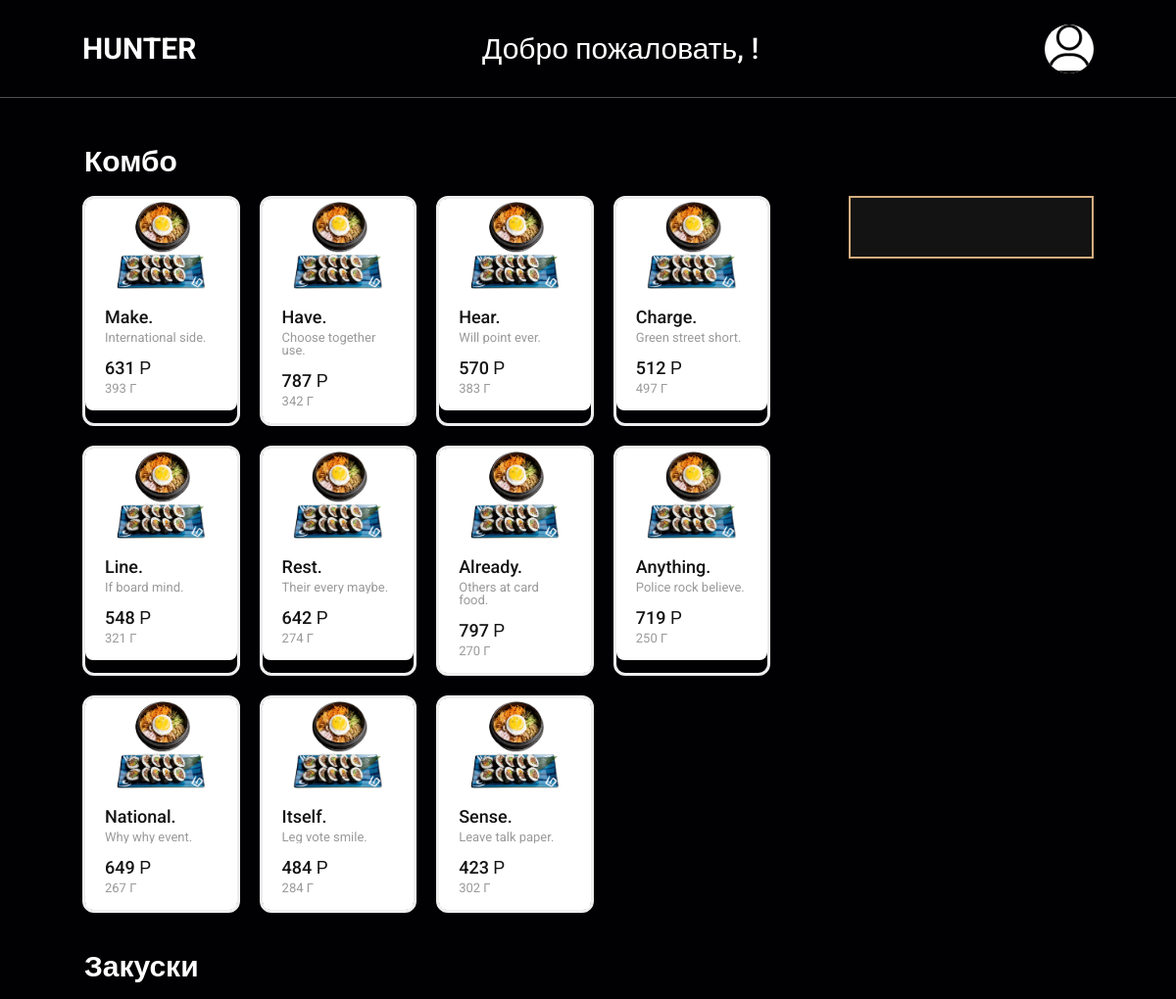
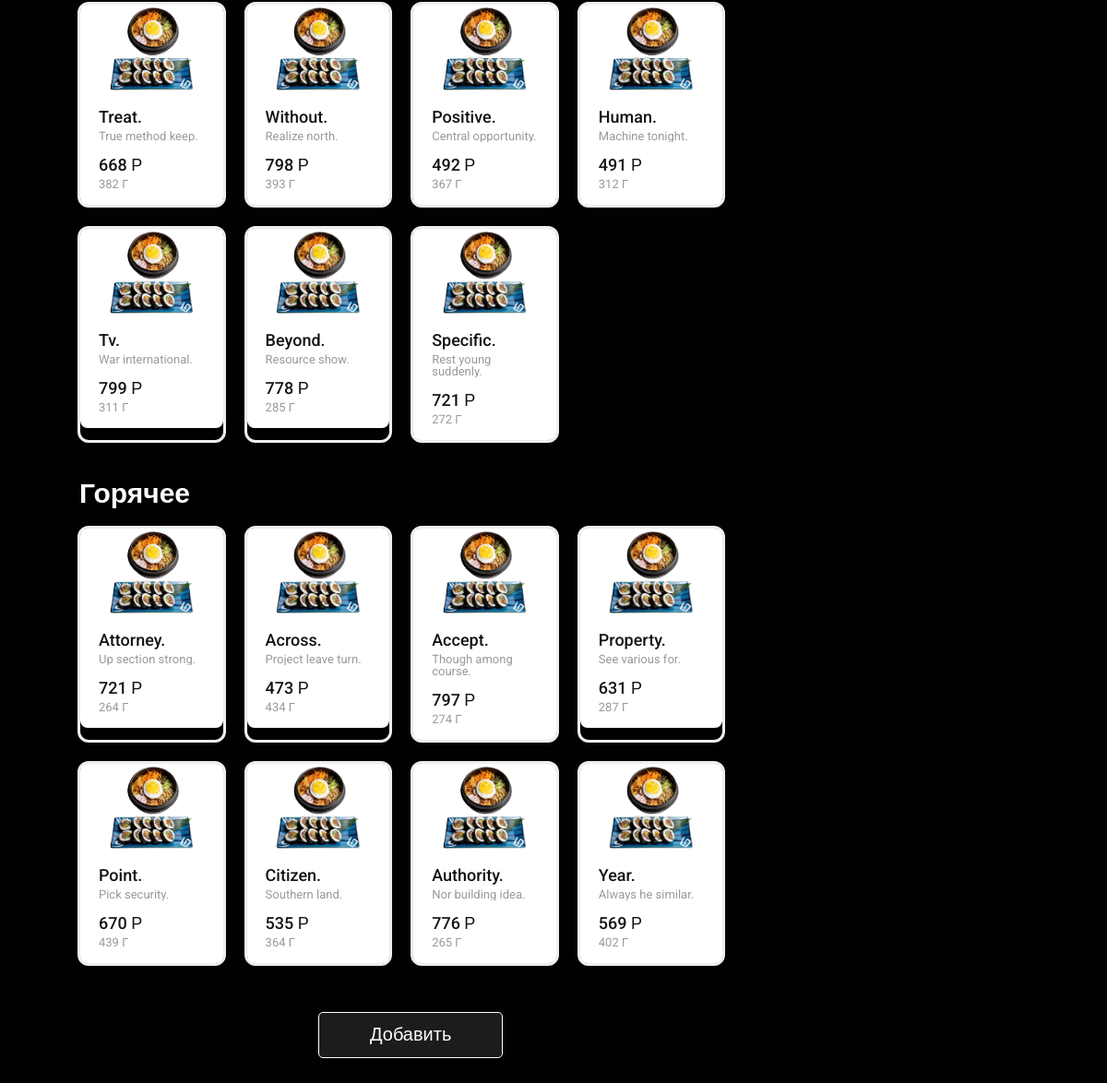
/main/Hunter/admin/menu, run on the app's committed database (2 pictures, top to bottom).
### app/models.py (models this page shows, shortened)
class Restaurant(models.Model):
    name = models.CharField(blank=False, max_length=32, default="")
    content = models.TextField(blank=False, max_length=200, default="")
    address = models.CharField(blank=False, max_length=50)
    phone_regex = RegexValidator(regex=r'^\+?[7,8]?[\s,-]?\(?\d{3}\)?[\s,-]?\d{3}[\s,-]?\d{2}[\s,-]?\d{2}$', message="Invalid format")
    phone = models.CharField(validators=[phone_regex], max_length=12, null=True)
    img = models.ImageField(null=True, blank=True, default="background.jpg", upload_to="restaurant_image/%Y/%M/%D")
    objects = RestaurantManager()

class Section(models.Model):
    SECTION_CHOICES = (
        ('Комбо', 'Комбо'),
        ('Закуски', 'Закуски'),
        ('Горячее', 'Горячее'),
    )
    menu = models.ForeignKey(
        Menu,
        on_delete=models.CASCADE,
        related_name='sections',
    )
    name = models.CharField(choices=SECTION_CHOICES, max_length=10, blank=False, default="")
    objects = SectionManager()

class Dish(models.Model):
    name = models.CharField(blank=False, max_length=32)
    content = models.TextField(blank=False, max_length=32)
    section = models.ForeignKey(
        Section,
        on_delete=models.CASCADE,
        related_name='dishes',
        default=""
    )
    price = models.IntegerField()
    weight = models.IntegerField()
    img = models.ImageField(null=True, blank=True, default="dish.webp", upload_to="dish_image/%Y/%M/%D")
    objects = DishManager()

### app/views.py (the view)
# urls.py: path("main/<str:restaurant_name>/admin/menu", views.restaurantAdminMenu, name="restaurantAdminMenu"),
def restaurantAdminMenu(request, restaurant_name):
    restaurant = models.Restaurant.objects.get_by_name(restaurant_name)[0]
    return render(request, "restaurant__admin-menu.html", context={"restaurant": restaurant})

### app/models.py (called while the page is built)
    def get_by_name(self, _name):
        return self.filter(name = _name)

### cart/context_proccesors.py (called while the page is built)
def cart(request):
    return {'cart': Cart(request).cart}

### templates/restaurant__admin-menu.html
{% extends 'layouts/restaurant__admin-base.html' %}
{% block content %}
<div class="fragment">
  <div class="menu">
    {% for section in restaurant.menu.sections.all %}
    {% include 'components/menu-group-admin-item.html' %}
    {% endfor %}
    <div class="list__edit">
      <a href="{% url 'restaurantAdminMenuAdd' restaurant_name=restaurant.name %}"><button class="btn-2">Добавить</button></a>
    </div>
  </div>
</div>
{% endblock %}

### templates/layouts/restaurant__admin-base.html (shortened to what this page needs)
{% load static %}
<!DOCTYPE html>
<html lang="ru">
<head>
  <link rel="stylesheet" href="https://cdnjs.cloudflare.com/ajax/libs/font-awesome/6.6.0/css/all.min.css">
  <link rel="stylesheet" href="{% static 'css/reset.css' %}"/>
  <link rel="stylesheet" href="{% static 'css/restaurant.css' %}"/>
</head>
<body>
  <header class="header">
    <a href="{% url 'restaurantIndex' restaurant_name=restaurant.name %}" class="logo">
      {{ restaurant.name }}
    </a>
    <h2 class="nav__title">Добро пожаловать, {{ user.username }}!</h2>
    <div class="icons">
      {% if user.is_authenticated and not request.user.is_superuser %}
      <img class="profile__icon" src="{{ request.user.profile.avatar.url }}" class="fas fa-user profile" id="prof-btn" onclick="toggleMenu()"></img>
      {% else %}
      <img class="profile__icon" src="{% static '/img/avatar.png' %}" class="fas fa-user profile" id="prof-btn" onclick="toggleMenu()"></img>
      {% endif %}
    </div>
  </header>
  <section class="main">
    {% block content %}
    {% endblock %}
    <div class="main__right">
      {% with request.resolver_match.url_name as url_name %}
      <nav class="main__right__nav">
      </nav>
      {% endwith %}
    </div>
  </section>
</body>
</html>

### templates/components/menu-group-admin-item.html
<div class="nav__anchor">
    <h2 class="menu__group-title">
      {{ section.name }}
    </h2>
    <div class="menu__group">
      {% for dish in section.dishes.all %}
      {% include 'components/dish-admin-item.html' %}
      {% endfor %}
    </div>
</div>

### templates/components/dish-admin-item.html
{% load static %}
<div class="dish dish-admin">
  <a href="{% url 'restaurantAdminMenuEdit' restaurant_name=restaurant.name dish_id=dish.id %}" class="dish__card">
    <div class="dish__photo">
      <img src="{{ dish.img.url }}" alt="">
    </div>
    <div class="dish__content">
      <div class="dish__name">
        {{ dish.name }}
      </div>
      <div class="dish__text">
        {{ dish.content }}
      </div>
      <div class="dish__footer">
        <div class="dish__value">
          <div class="dish__price">
            {{ dish.price }} Р
          </div>
          <div class="dish__size">
            {{ dish.weight }} Г
          </div>
        </div>
      </div>
    </div>
  </a>
</div>

### static/css/restaurant.css (style rules this page uses)
:root { --main-color: #d3ad7f; --black: #131313; --bg: #010103; --border: .1rem solid rgba(255,255,255,.3); }
* { box-sizing: border-box; outline: none; border: none; text-decoration: none; transition: .2s linear; }
html { margin: 0; padding: 0; font-family: "Roboto", sans-serif; font-weight: 400; font-size: 62.5%; overflow-x: hidden; scroll-padding-top: 9rem; scroll-behavior: smooth; }
body { background: var(--bg); }
section { padding: 0 7%; padding-top: 100px; }
a { color: #fff; }
a, a:active, a:focus { outline: none; }
.btn-2 { border-radius: 5px; display: inline-block; padding: .9rem 3rem; font-size: 20px; font-weight: 500; height: 50px; width: 200px; color: #fff; background-color: hsla(210, 4%, 11%, 1); border: 1px solid hsla(0, 0%, 100%, 0.1); cursor: pointer; margin-top: 50px; border: 1px solid #fff; }
.header { height: 100px; background: var(--bg); display: flex; align-items: center; justify-content: space-between; padding: 1.5rem 7%; border-bottom: var(--border); position: fixed; top: 0; left: 0; right: 0; z-index: 1000; }
.header .logo { display: flex; align-items: center; text-transform: uppercase; height: 6rem; font-size: 30px; font-weight: 700; }
.header .icons { display: flex; align-items: center; }
.profile__icon { width: 50px; height: 50px; border-radius: 50%; cursor: pointer; background: #fff; }
.nav__anchor + .nav__anchor { padding-top: 40px; }
.menu__group-title { font-weight: 700; font-size: 30px; margin: 0 0 20px 2px; color: #fff; }
.menu__group { gap: 20px; display: flex; flex-wrap: wrap; }
.dish { width: calc(100% / 4 - 20px); display: flex; flex-direction: column; border-radius: 12px; border: 3px #eee solid; position: relative; }
.dish__photo { position: relative; height: 0; padding-bottom: 62.181818%; background-color: #fff; border-radius: 8px 8px 0 0; }
.dish__photo img { position: absolute; top: 0; left: 0; width: 100%; height: 100%; object-fit: cover; border-top-left-radius: 8px; border-top-right-radius: 8px; }
.dish__content { padding: 16px 20px 16px 20px; display: flex; flex-direction: column; flex-grow: 1; background: #fff; border-radius: 0 0 8px 8px; }
.dish__name { color: var(--black); font-size: 18px; font-weight: 500; }
.dish__text { font-size: 13px; margin-top: 5px; color: rgba(0, 0, 0, .4); overflow: hidden; text-overflow: ellipsis; display: -moz-box; -moz-box-orient: vertical; display: -webkit-box; -webkit-box-orient: vertical; }
.dish__footer { margin: 16px 0 0 0; display: flex; justify-content: space-between; align-items: center; }
.dish__price { font-size: 18px; font-weight: 500; display: flex; color: var(--black); align-items: center; }
.dish__size { font-size: 13px; margin-top: 5px; color: rgba(0, 0, 0, .4); white-space: nowrap; }
.nav__title { color: #fff; font-size: 30px; font-weight: 500; }
.main, .cart { display: flex; justify-content: space-between; }
.fragment { width: 70%; margin-top: 50px; padding-bottom: 50px; }
.main__right { width: 30%; margin-top: 25px; display:flex; flex-direction: column; align-items: flex-end; }
.main__right__nav { position: fixed; padding: 30px; border: 2px solid var(--main-color); margin-top: 75px; display: flex; flex-direction: column; align-items: center; background-color: #131313; width: 250px; }
.table__edit, .list__edit, .edit__btns { display: flex; justify-content: space-around; }

### data on the page
Restaurant: name "HUNTER"
Section: name "Комбо"
Dish: img (picture), name "Make.", content "International side.", price "631", weight "393"
Dish: img (picture), name "Have.", content "Choose together use.", price "787", weight "342"
Dish: img (picture), name "Hear.", content "Will point ever.", price "570", weight "383"
Dish: img (picture), name "Charge.", content "Green street short.", price "512", weight "497"
Dish: img (picture), name "Line.", content "If board mind.", price "548", weight "321"
Dish: img (picture), name "Rest.", content "Their every maybe.", price "642", weight "274"
Dish: img (picture), name "Already.", content "Others at card food.", price "797", weight "270"
Dish: img (picture), name "Anything.", content "Police rock believe.", price "719", weight "250"
Dish: img (picture), name "National.", content "Why why event.", price "649", weight "267"
Dish: img (picture), name "Itself.", content "Leg vote smile.", price "484", weight "284"
Dish: img (picture), name "Sense.", content "Leave talk paper.", price "423", weight "302"
Section: name "Закуски"
Dish: img (picture), name "Treat.", content "True method keep.", price "668", weight "382"
Dish: img (picture), name "Without.", content "Realize north.", price "798", weight "393"
Dish: img (picture), name "Positive.", content "Central opportunity.", price "492", weight "367"
Dish: img (picture), name "Human.", content "Machine tonight.", price "491", weight "312"
Dish: img (picture), name "Tv.", content "War international.", price "799", weight "311"
Dish: img (picture), name "Beyond.", content "Resource show.", price "778", weight "285"
Dish: img (picture), name "Specific.", content "Rest young suddenly.", price "721", weight "272"
Section: name "Горячее"
Dish: img (picture), name "Attorney.", content "Up section strong.", price "721", weight "264"
Dish: img (picture), name "Across.", content "Project leave turn.", price "473", weight "434"
Dish: img (picture), name "Accept.", content "Though among course.", price "797", weight "274"
Dish: img (picture), name "Property.", content "See various for.", price "631", weight "287"
Dish: img (picture), name "Point.", content "Pick security.", price "670", weight "439"
Dish: img (picture), name "Citizen.", content "Southern land.", price "535", weight "364"
Dish: img (picture), name "Authority.", content "Nor building idea.", price "776", weight "265"
Dish: img (picture), name "Year.", content "Always he similar.", price "569", weight "402"
